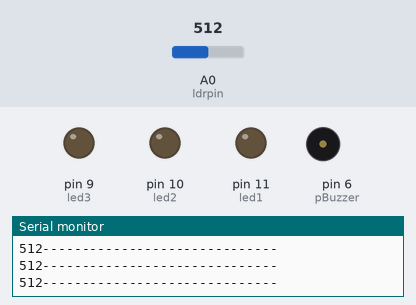
Simulated run of this sketch. Board: Arduino Uno, built with avr-gcc and run on an emulated ATmega328P. On the bench: output pins drawn as LEDs (lit = HIGH), buzzer (waves = sounding, pin HIGH), the last lines printed to the serial monitor. The test bench sets the inputs (shaded band); at power-on: A0 (ldrpin) = 512.

Above: at 1.2 s.
1.3 s: A0 (ldrpin) set to 412
2.8 s: A0 (ldrpin) set to 386
At 3.9 s:
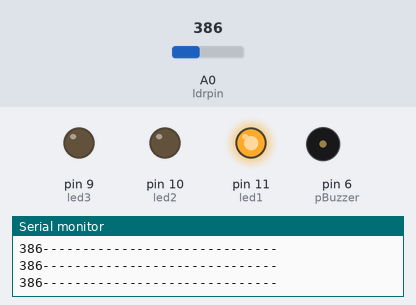
4.3 s: A0 (ldrpin) set to 348
5.8 s: A0 (ldrpin) set to 322
At 6.8 s:
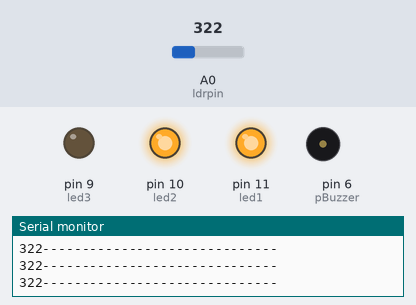
7.3 s: A0 (ldrpin) set to 268
8.8 s: A0 (ldrpin) set to 244
At 9.6 s:
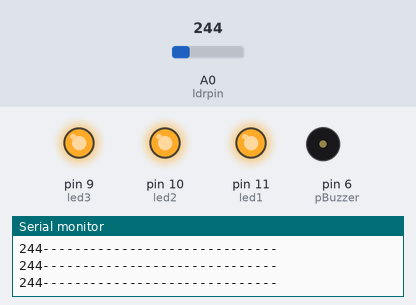
Timing chart, 0 to 11.3 s (numbered marks = the images above; inputs shaded):
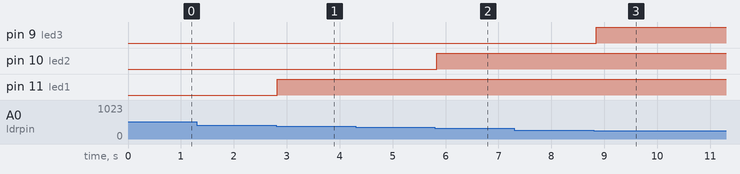

Measured:
- the behaviour switches between 400 and 399 on A0 (ldrpin) (found by bisection; images 0 and 1)
- the behaviour switches between 330 and 329 on A0 (ldrpin) (found by bisection; images 1 and 2)
- the behaviour switches between 260 and 259 on A0 (ldrpin) (found by bisection; images 2 and 3)
- after the input at 2.8 s, pin 11 (led1): LOW → HIGH at once
- after the input at 5.8 s, pin 10 (led2): LOW → HIGH at once
- after the input at 8.8 s, pin 9 (led3): LOW → HIGH after 0.05 s

The sketch:

Sensor_LDR3__Punto_4_.ino
```cpp
//Punto #4
#define pBuzzer 6
const int ldrpin = A0;


int sensor =0;
/*int red = 11;
int green = 10;
int blue = 9;*/

int led1 = 11;
int led2 = 10;
int led3 = 9;

void setup() {
Serial.begin(9600);
pinMode(led1,OUTPUT);
pinMode(led2,OUTPUT);
pinMode(led3,OUTPUT);
pinMode(ldrpin,INPUT);
  pinMode(pBuzzer, OUTPUT);
}
void loop() {
  sensor = analogRead(ldrpin);

  if(sensor < 400 && sensor > 330){
    Serial.print(sensor);
    Serial.println("------------------------------");
    //color(0, 255, 255);
    digitalWrite(led1, HIGH);
  }else if(sensor < 330 && sensor > 260){
    Serial.print(sensor);
    Serial.println("------------------------------");
    //color(0, 0, 255);
    digitalWrite(led1, HIGH);
    digitalWrite(led2, HIGH);
  }else if(sensor < 260 && sensor > 190){
    Serial.print(sensor);
    Serial.println("------------------------------");
    //color(0, 0, 0);
    digitalWrite(led1, HIGH);
    digitalWrite(led2, HIGH);
    digitalWrite(led3, HIGH);
  }else if (sensor > 400){
    Serial.print(sensor);
    Serial.println("------------------------------");
    //color(255, 255, 255);
    digitalWrite(led1, LOW);
    digitalWrite(led2, LOW);
    digitalWrite(led3, LOW);
  }
  delay(100);
}

/*void color(int r, int g, int b){
  analogWrite(red, r);
  analogWrite(green, g);
  analogWrite(blue, b);
}*/
```
